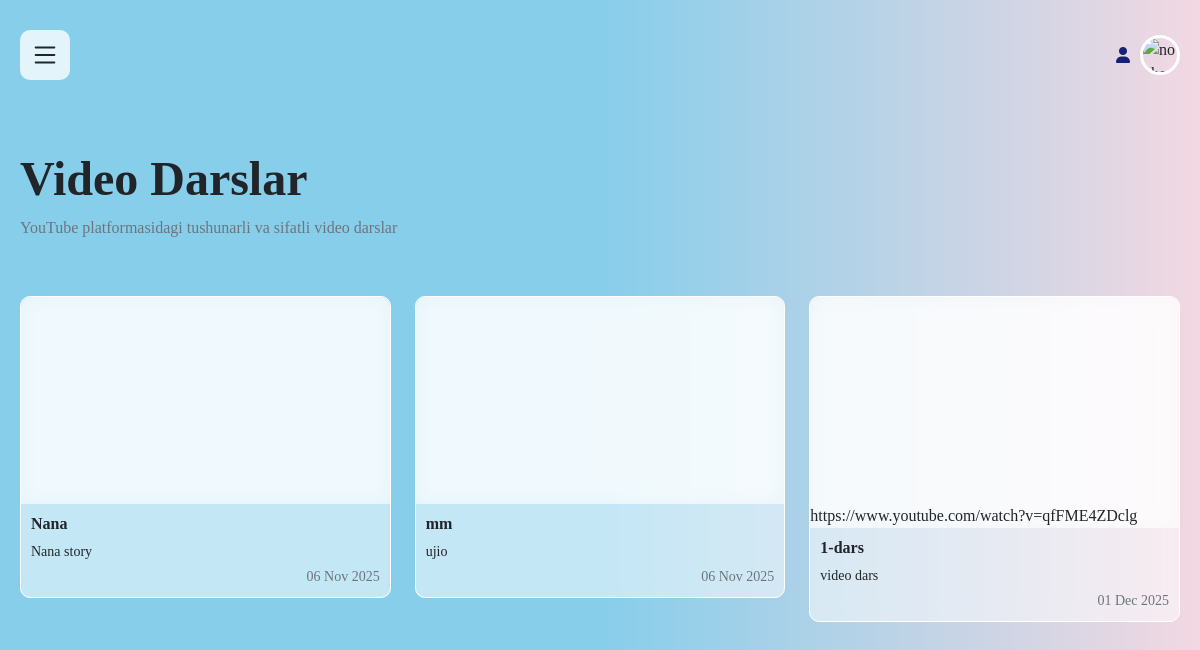
Screenshot of /videos/ with the database file from the repository.
### app1/models.py (models this page shows, shortened)
class VideoLesson(models.Model):
    title = models.CharField(max_length=255)
    iframe_code = models.TextField()  # YouTube iframe kodi
    description = models.TextField(blank=True, null=True)
    uploaded_at = models.DateTimeField(auto_now_add=True)
    subject = models.ForeignKey(
        Subject,
        on_delete=models.SET_NULL,  # yoki CASCADE
        null=True,
        blank=True,
        verbose_name="Fan"
    )

### app1/views.py (the view)
# urls.py: path('videos/', views.video_lessons, name='video_lessons'),
def video_lessons(request):
    videos = VideoLesson.objects.all()
    videos_count = videos.count()  # Sonini hisoblash
    return render(request, 'app1/video_lessons.html', {'videos': videos})

### templates/app1/video_lessons.html (shortened to what this page needs)
{% extends 'base.html' %} {% block content %}
<div class="video_container">
  <div class="video_header">
    <div>
      <h1 class="display-5 fw-bold">Video Darslar</h1>
      <p class="text-muted">
        YouTube platformasidagi tushunarli va sifatli video darslar
      </p>
    </div>
  </div>
  {% if videos %}
  <div class="row g-4">
    {% for video in videos %}
    <div class="col-md-6 col-lg-4">
      <div class="info_video">
        <div class="box_video">{{ video.iframe_code|safe }}</div>
        <div class="box_info_video">
          <h6>{{ video.title }}</h6>
          {% if video.description %}
          <p class="card-text text-truncate small mb-1">
            {{ video.description }}
          </p>
          {% endif %}
          <p class="text-muted small text-end mb-0">
            {{ video.uploaded_at|date:"d M Y" }}
          </p>
        </div>
      </div>
    </div>
    {% endfor %}
  </div>
  {% else %}
  <div class="alert alert-info">Hozircha video darslar mavjud emas.</div>
  {% endif %}
</div>
{% endblock %}

### templates/base.html (style rules this page uses)
* { padding: 0; margin: 0; font-family: "Times New Roman", Times, serif; box-sizing: border-box; }
body { min-height: 100vh; overflow-x: hidden; }
h6 { font-weight: bold; }
body h1 { font-weight: 1000; }

### templates/app1/video_lessons.html (style rules this page uses)
.video_container { width: 100%; height: auto; }
.video_header { display: flex; justify-content: space-between; align-items: center; padding: 40px 0; }
.info_video { width: 100%; height: auto; backdrop-filter: blur(10px); background-color: rgba(255, 255, 255, 0.511); border-radius: 10px; border: 0.1px solid white; }
.box_video { width: 100%; height: auto; backdrop-filter: blur(10px); background-color: rgba(255, 255, 255, 0.511); border-radius: 10px 10px 0 0; }
.box_video::before { display: block; padding-top: var(--bs-aspect-ratio); content: ""; }
.box_video > * { position: absolute; top: 0; left: 0; width: 100%; height: 100%; border-radius: 10px 10px 0 0; }
.box_video { --bs-aspect-ratio: 56.25%; }
.box_info_video { padding: 10px; width: 100%; height: auto; }

### rows the page displays
VideoLesson: title "Nana", description "Nana story", uploaded_at "06 Nov 2025"
VideoLesson: title "mm", description "ujio", uploaded_at "06 Nov 2025"
VideoLesson: iframe_code "https://www.youtube.com/watch?v=qfFME4ZDclg", title "1-dars", description "video dars", uploaded_at "01 Dec 2025"
